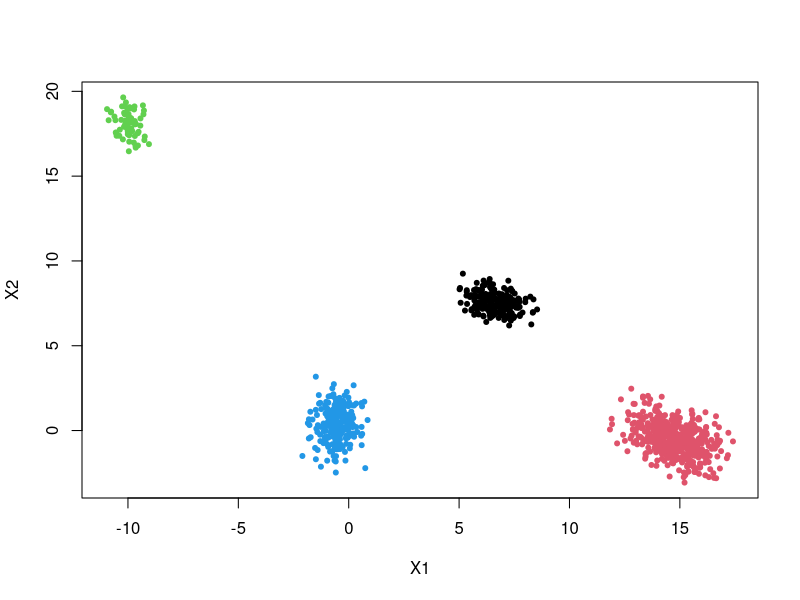
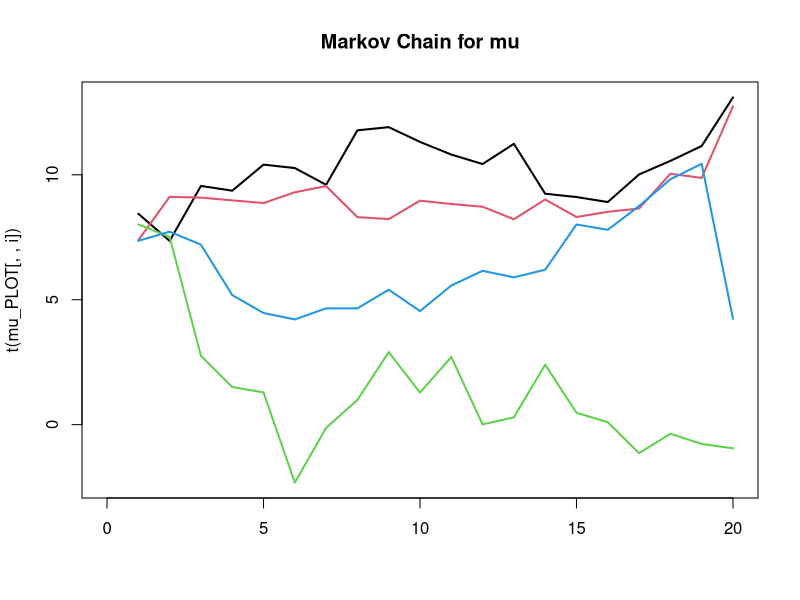
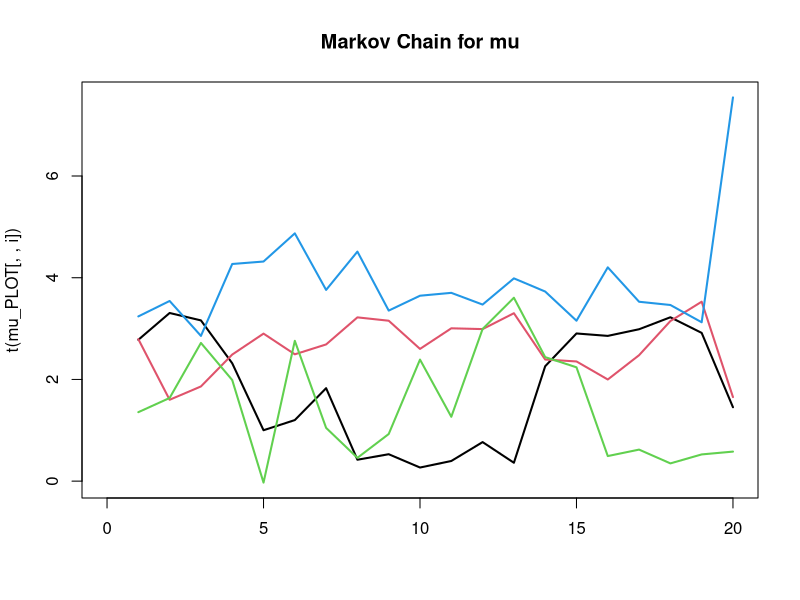

These figures' R source, in order:
# Implementing the following paper:
# https://epub.jku.at/obvulihs/download/pdf/5554146?originalFilename=true

library("mvtnorm")
# PARAMETERS
C <- 4 # number of classes
alpha_0 <- runif(n = C, min = 1, max = 4)
p <- 2
mu_0 <- rep(0, p)
tau_0 <- diag(rep(0.02, p)) 
a_0 <- 5
b_0 <- diag(rep(0.5, p)) 


N_SAMPLES <- 1000 # number of samples
niter <- 20 # number of Gibbs Sampling iterations


# Defining the unknown mixture

w_real <- gtools::rdirichlet(1, alpha_0)
mu_real <- matrix(, nrow = C, ncol = p)
mu_real <- rmvnorm(C, mu_0, solve(tau_0))
tau_real <- array(0, dim = c(p, p, C))
tau_real[, , ] <- rWishart(C, a_0, b_0)


cat("\nw_real :", w_real, "\n")
cat("\nmu_real\n")
print(mu_real)
#cat("mu_real :", mu_real, "\n")
cat("\ntau_real\n")
print(tau_real)
#cat("tau_real :", tau_real, "\n")


# Sampling from the unknown distribution
rmix <- function(w_real, mu_real, tau_real) {
  z_real <- sample(1:C, prob = w_real, size = N_SAMPLES, replace = TRUE)
  x <- matrix(, nrow = N_SAMPLES, ncol = p)
  for (i in 1:N_SAMPLES) {
    x[i, ] <- rmvnorm(1, mu_real[z_real[i], ], solve(tau_real[, , z_real[i]]))
  }
  
  return(list(x, z_real))
}
mix <- rmix(w_real, mu_real, tau_real)
x <- mix[1]
z_real <- mix[2]

x <- data.frame(x)
z_real <- unlist(z_real)
x11()
plot(x, type="p", col=z_real, pch=20)

# Plotting
plot_mixture <- function(x_seq, w, mu, tau, title) {
  norms <- data.frame(x_seq)
  col_names <- c("x_seq")
  for (i in 1:C) {
    norms <- cbind(norms, dnorm(x_seq, mu[i], sqrt(1 / tau[i])) * w[i])
    col_names <- c(col_names, paste("norm", i, sep = ""))
  }

  norms_matrix <- data.matrix(norms[2:length(norms)])
  mixture <- rowSums(norms_matrix)
  norms <- cbind(norms, mixture)

  col_names <- c(col_names, "mixture")
  colnames(norms) <- col_names
  library("tidyr")
  long_norms <- pivot_longer(norms, cols = all_of(col_names[2:length(col_names)]))

  library(ggplot2)
  line_sizes <- rep(0.6, C + 1)
  line_sizes[1] <- 2
  line_colors <- rep(1, C + 1)
  line_colors[1] <- 2
  ggp <- ggplot(long_norms) + 
        geom_line(aes(x_seq, value, col = name, size = name)) + 
        scale_size_manual(values = line_sizes) +
        scale_color_manual(values = line_colors) +
        ggtitle(title) +
        theme(plot.title = element_text(size = 20, face = "bold"))

  # x_seq <- data.frame(x_seq)
  # ggp <- ggp +
  #   geom_histogram(data = x_seq, aes(x_seq = x_seq, y = after_stat(density)), alpha = 0.3,
  #                 bins = 300, position = "identity", lwd = 0.2) +
  #   ggtitle("Unknown mixture of gaussians + samples")

  # ggp <- x_seq[[1]]

  x11(type = "cairo")
  plot(ggp)
}
#x_seq <- seq(min(x), max(x), by = 0.001)
#title <- "Unknown mixture of gaussians"
#plot_mixture(x_seq, w_real, mu_real, tau_real, title)


# Full conditionals
sample_w <- function(alpha_0, N) {
  alpha_new <- alpha_0 + N
  w <- gtools::rdirichlet(1, alpha_new)
  return(w)
}

sample_tau <- function(mu, z, x, c_0, C_0, N) {
  tau <- array(, dim = c(p, p, C))

  for (c in 1:C) {
    summation <- t(sweep(x[z == c, ], p, mu[c, ], "-")) %*% (sweep(x[z == c, ], p, mu[c, ], "-"))
    c_new <- c_0 + N[c] / 2
    C_new <- C_0 + summation / 2
    tau <- rWishart(C, c_new, solve(C_new))
  }
  return(tau)
}


sample_mu <- function(tau, z, x, b_0, B_0, N) {
  mu <- matrix(, nrow = C, ncol = p)
  for (c in 1:C) {
    B_new <- solve(solve(B_0) + N[c] * tau[, , c])
    # avoid divison by 0
    if (N[c] == 0) {
      N[c] <- 1
    }
    b_new <- (B_new) %*% (solve(B_0) %*% b_0 + N[c] * (tau[, , c] %*% apply(x[z == c,], p, sum)/N[c]))
    mu[c, ] <- rmvnorm(1, b_new, B_new)
  }
  return(mu)
}

sample_z <- function(mu, tau, w, x) {
  z <- matrix(, nrow = N_SAMPLES, ncol = C)
  for (i in 1:N_SAMPLES) {
    prob <- c()
    summation <- 0
    for (c in 1:C) {
      summation <- summation + w[c] * dmvnorm(x[i, ], mu[c, ], solve(tau[, , c]))
    }
    # avoid division by 0
    if (summation != 0) {
      for (c in 1:C) {
        prob <- c(prob, w[c] * dmvnorm(x[i, ], mu[c, ], solve(tau[, , c])) / summation)
      }
    } else {
      prob <- runif(n = C, min = 0, max = 1)
    }
    z[i, ] <- rmultinom(1, 1, prob)
  }
  return(z)
}


# Gibbs Sampler
gibbs <- function(x, niter, C, alpha_0, mu_0, tau_0, a_0, b_0) {
  x <- data.matrix(x)

  # Hyperparameters
  c_0 <- 2.5 * 0.5 * (p - 1)
  c_0 <- 2
  phi <- 1
  C_0 <- phi * cov(x)
  b_0 <- apply(x, p, median)
  B_0 <- diag((apply(x, p, max) - apply(x, p, min))^2)
  # Initialize the Markov Chain
  w <- gtools::rdirichlet(1, alpha_0) * 0.01

  mu <- matrix(, nrow = C, ncol = p)
  tau <- array(0, dim = c(p, p, C))
  tau[, , ]  <- rWishart(C, c_0, solve(C_0))
  mu <- rmvnorm(C, b_0, B_0)
  z <- matrix(, nrow = N_SAMPLES, ncol = C)
  for (i in 1:N_SAMPLES) {
    z[i, ] <- rmultinom(1, 1, w)
  }

  # Save the Markov Chain of mu
  mu_GS <- array(dim = c(C, p, niter))
  mu_GS[, , 1] <- mu

  cat("\nGibbs Sampling\n")
  cat(0, "/", niter, "\n")
  for (i in 1:niter) {
    if (i %% 10 == 0) {
      cat(i, "/", niter, "\n")
    }

    N <- c()
    for (c in 1:C) {
      N <- c(N, sum(z[, c]))
    }

    k <- array(0, dim = N_SAMPLES)
    for (j in 1:N_SAMPLES) {
      k[j] <- which.max(z[j, ])
    }
    z <- k

    w <- sample_w(alpha_0, N)
    tau <- sample_tau(mu, z, x, c_0, C_0, N)
    mu <- sample_mu(tau, z, x, b_0, B_0, N)
    z <- sample_z(mu, tau, w, x)

    mu_GS[, , i] <- mu
  }

  return(mu_GS)
}

mu_GS <- gibbs(x, niter, C, alpha_0, mu_0, tau_0, a_0, b_0)
print(mu_GS)

mu_PLOT <- array(, dim = c(C, niter, p))
for ( i in 1:p ) {

  mu_PLOT[, , i] <- mu_GS[, i, ]
  x11()
  matplot(t(mu_PLOT[, , i]), main="Markov Chain for mu", type = 'l', xlim = c(0, niter), lty = 1, lwd = 2)
}

